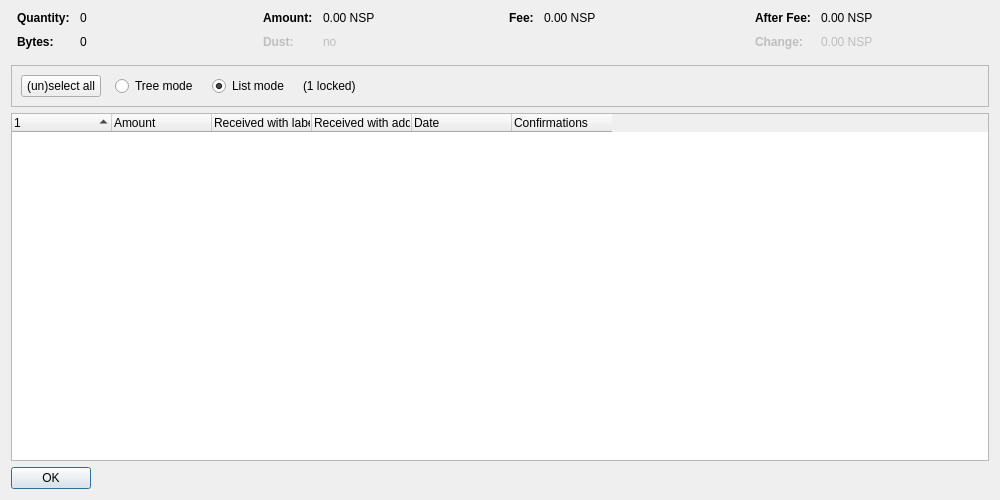
<?xml version="1.0" encoding="UTF-8"?>
<ui version="4.0">
 <class>CoinControlDialog</class>
 <widget class="QDialog" name="CoinControlDialog">
  <property name="geometry">
   <rect>
    <x>0</x>
    <y>0</y>
    <width>1000</width>
    <height>500</height>
   </rect>
  </property>
  <property name="windowTitle">
   <string>Coin Selection</string>
  </property>
  <layout class="QVBoxLayout" name="verticalLayout">
   <item>
    <layout class="QHBoxLayout" name="horizontalLayoutTop" stretch="0,0,0,0">
     <property name="topMargin">
      <number>0</number>
     </property>
     <property name="bottomMargin">
      <number>10</number>
     </property>
     <item>
      <layout class="QFormLayout" name="formLayoutCoinControl1">
       <property name="horizontalSpacing">
        <number>10</number>
       </property>
       <property name="verticalSpacing">
        <number>10</number>
       </property>
       <property name="leftMargin">
        <number>6</number>
       </property>
       <property name="rightMargin">
        <number>6</number>
       </property>
       <item row="0" column="0">
        <widget class="QLabel" name="labelCoinControlQuantityText">
         <property name="font">
          <font>
           <weight>75</weight>
           <bold>true</bold>
          </font>
         </property>
         <property name="text">
          <string>Quantity:</string>
         </property>
        </widget>
       </item>
       <item row="0" column="1">
        <widget class="QLabel" name="labelCoinControlQuantity">
         <property name="cursor">
          <cursorShape>IBeamCursor</cursorShape>
         </property>
         <property name="contextMenuPolicy">
          <enum>Qt::ActionsContextMenu</enum>
         </property>
         <property name="text">
          <string notr="true">0</string>
         </property>
         <property name="textInteractionFlags">
          <set>Qt::LinksAccessibleByMouse|Qt::TextSelectableByKeyboard|Qt::TextSelectableByMouse</set>
         </property>
        </widget>
       </item>
       <item row="1" column="0">
        <widget class="QLabel" name="labelCoinControlBytesText">
         <property name="font">
          <font>
           <weight>75</weight>
           <bold>true</bold>
          </font>
         </property>
         <property name="text">
          <string>Bytes:</string>
         </property>
        </widget>
       </item>
       <item row="1" column="1">
        <widget class="QLabel" name="labelCoinControlBytes">
         <property name="cursor">
          <cursorShape>IBeamCursor</cursorShape>
         </property>
         <property name="contextMenuPolicy">
          <enum>Qt::ActionsContextMenu</enum>
         </property>
         <property name="text">
          <string notr="true">0</string>
         </property>
         <property name="textInteractionFlags">
          <set>Qt::LinksAccessibleByMouse|Qt::TextSelectableByKeyboard|Qt::TextSelectableByMouse</set>
         </property>
        </widget>
       </item>
      </layout>
     </item>
     <item>
      <layout class="QFormLayout" name="formLayoutCoinControl2">
       <property name="horizontalSpacing">
        <number>10</number>
       </property>
       <property name="verticalSpacing">
        <number>10</number>
       </property>
       <property name="leftMargin">
        <number>6</number>
       </property>
       <property name="rightMargin">
        <number>6</number>
       </property>
       <item row="0" column="0">
        <widget class="QLabel" name="labelCoinControlAmountText">
         <property name="font">
          <font>
           <weight>75</weight>
           <bold>true</bold>
          </font>
         </property>
         <property name="text">
          <string>Amount:</string>
         </property>
        </widget>
       </item>
       <item row="0" column="1">
        <widget class="QLabel" name="labelCoinControlAmount">
         <property name="cursor">
          <cursorShape>IBeamCursor</cursorShape>
         </property>
         <property name="contextMenuPolicy">
          <enum>Qt::ActionsContextMenu</enum>
         </property>
         <property name="text">
          <string notr="true">0.00 NSP</string>
         </property>
         <property name="textInteractionFlags">
          <set>Qt::LinksAccessibleByMouse|Qt::TextSelectableByKeyboard|Qt::TextSelectableByMouse</set>
         </property>
        </widget>
       </item>
       <item row="1" column="0">
        <widget class="QLabel" name="labelCoinControlLowOutputText">
         <property name="enabled">
          <bool>false</bool>
         </property>
         <property name="font">
          <font>
           <weight>75</weight>
           <bold>true</bold>
          </font>
         </property>
         <property name="text">
          <string>Dust:</string>
         </property>
        </widget>
       </item>
       <item row="1" column="1">
        <widget class="QLabel" name="labelCoinControlLowOutput">
         <property name="enabled">
          <bool>false</bool>
         </property>
         <property name="cursor">
          <cursorShape>IBeamCursor</cursorShape>
         </property>
         <property name="contextMenuPolicy">
          <enum>Qt::ActionsContextMenu</enum>
         </property>
         <property name="text">
          <string notr="true">no</string>
         </property>
         <property name="textInteractionFlags">
          <set>Qt::LinksAccessibleByMouse|Qt::TextSelectableByKeyboard|Qt::TextSelectableByMouse</set>
         </property>
        </widget>
       </item>
      </layout>
     </item>
     <item>
      <layout class="QFormLayout" name="formLayoutCoinControl3">
       <property name="horizontalSpacing">
        <number>10</number>
       </property>
       <property name="verticalSpacing">
        <number>10</number>
       </property>
       <property name="leftMargin">
        <number>6</number>
       </property>
       <property name="rightMargin">
        <number>6</number>
       </property>
       <item row="0" column="0">
        <widget class="QLabel" name="labelCoinControlFeeText">
         <property name="font">
          <font>
           <weight>75</weight>
           <bold>true</bold>
          </font>
         </property>
         <property name="text">
          <string>Fee:</string>
         </property>
        </widget>
       </item>
       <item row="0" column="1">
        <widget class="QLabel" name="labelCoinControlFee">
         <property name="cursor">
          <cursorShape>IBeamCursor</cursorShape>
         </property>
         <property name="contextMenuPolicy">
          <enum>Qt::ActionsContextMenu</enum>
         </property>
         <property name="text">
          <string notr="true">0.00 NSP</string>
         </property>
         <property name="textInteractionFlags">
          <set>Qt::LinksAccessibleByMouse|Qt::TextSelectableByKeyboard|Qt::TextSelectableByMouse</set>
         </property>
        </widget>
       </item>
      </layout>
     </item>
     <item>
      <layout class="QFormLayout" name="formLayoutCoinControl4">
       <property name="horizontalSpacing">
        <number>10</number>
       </property>
       <property name="verticalSpacing">
        <number>10</number>
       </property>
       <property name="leftMargin">
        <number>6</number>
       </property>
       <property name="rightMargin">
        <number>6</number>
       </property>
       <item row="0" column="0">
        <widget class="QLabel" name="labelCoinControlAfterFeeText">
         <property name="font">
          <font>
           <weight>75</weight>
           <bold>true</bold>
          </font>
         </property>
         <property name="text">
          <string>After Fee:</string>
         </property>
        </widget>
       </item>
       <item row="0" column="1">
        <widget class="QLabel" name="labelCoinControlAfterFee">
         <property name="cursor">
          <cursorShape>IBeamCursor</cursorShape>
         </property>
         <property name="contextMenuPolicy">
          <enum>Qt::ActionsContextMenu</enum>
         </property>
         <property name="text">
          <string notr="true">0.00 NSP</string>
         </property>
         <property name="textInteractionFlags">
          <set>Qt::LinksAccessibleByMouse|Qt::TextSelectableByKeyboard|Qt::TextSelectableByMouse</set>
         </property>
        </widget>
       </item>
       <item row="1" column="0">
        <widget class="QLabel" name="labelCoinControlChangeText">
         <property name="enabled">
          <bool>false</bool>
         </property>
         <property name="font">
          <font>
           <weight>75</weight>
           <bold>true</bold>
          </font>
         </property>
         <property name="text">
          <string>Change:</string>
         </property>
        </widget>
       </item>
       <item row="1" column="1">
        <widget class="QLabel" name="labelCoinControlChange">
         <property name="enabled">
          <bool>false</bool>
         </property>
         <property name="cursor">
          <cursorShape>IBeamCursor</cursorShape>
         </property>
         <property name="contextMenuPolicy">
          <enum>Qt::ActionsContextMenu</enum>
         </property>
         <property name="text">
          <string notr="true">0.00 NSP</string>
         </property>
         <property name="textInteractionFlags">
          <set>Qt::LinksAccessibleByMouse|Qt::TextSelectableByKeyboard|Qt::TextSelectableByMouse</set>
         </property>
        </widget>
       </item>
      </layout>
     </item>
    </layout>
   </item>
   <item>
    <widget class="QFrame" name="frame">
     <property name="minimumSize">
      <size>
       <width>0</width>
       <height>40</height>
      </size>
     </property>
     <property name="frameShape">
      <enum>QFrame::StyledPanel</enum>
     </property>
     <property name="frameShadow">
      <enum>QFrame::Sunken</enum>
     </property>
     <layout class="QHBoxLayout" name="horizontalLayout">
      <item>
       <layout class="QHBoxLayout" name="horizontalLayoutPanel" stretch="0,0,0,0,0">
        <property name="spacing">
         <number>14</number>
        </property>
        <item>
         <widget class="QPushButton" name="pushButtonSelectAll">
          <property name="sizePolicy">
           <sizepolicy hsizetype="Maximum" vsizetype="Fixed">
            <horstretch>0</horstretch>
            <verstretch>0</verstretch>
           </sizepolicy>
          </property>
          <property name="text">
           <string>(un)select all</string>
          </property>
          <property name="autoDefault">
           <bool>false</bool>
          </property>
         </widget>
        </item>
        <item>
         <widget class="QRadioButton" name="radioTreeMode">
          <property name="sizePolicy">
           <sizepolicy hsizetype="Maximum" vsizetype="Fixed">
            <horstretch>0</horstretch>
            <verstretch>0</verstretch>
           </sizepolicy>
          </property>
          <property name="text">
           <string>Tree mode</string>
          </property>
         </widget>
        </item>
        <item>
         <widget class="QRadioButton" name="radioListMode">
          <property name="sizePolicy">
           <sizepolicy hsizetype="Maximum" vsizetype="Fixed">
            <horstretch>0</horstretch>
            <verstretch>0</verstretch>
           </sizepolicy>
          </property>
          <property name="text">
           <string>List mode</string>
          </property>
          <property name="checked">
           <bool>true</bool>
          </property>
         </widget>
        </item>
        <item>
         <widget class="QLabel" name="labelLocked">
          <property name="text">
           <string notr="true">(1 locked)</string>
          </property>
         </widget>
        </item>
        <item>
         <spacer name="horizontalSpacer">
          <property name="orientation">
           <enum>Qt::Horizontal</enum>
          </property>
          <property name="sizeHint" stdset="0">
           <size>
            <width>40</width>
            <height>20</height>
           </size>
          </property>
         </spacer>
        </item>
       </layout>
      </item>
     </layout>
    </widget>
   </item>
   <item>
    <widget class="CoinControlTreeWidget" name="treeWidget">
     <property name="contextMenuPolicy">
      <enum>Qt::CustomContextMenu</enum>
     </property>
     <property name="sortingEnabled">
      <bool>false</bool>
     </property>
     <property name="columnCount">
      <number>6</number>
     </property>
     <attribute name="headerShowSortIndicator" stdset="0">
      <bool>true</bool>
     </attribute>
     <attribute name="headerStretchLastSection">
      <bool>false</bool>
     </attribute>
     <column>
      <property name="text">
       <string/>
      </property>
     </column>
     <column>
      <property name="text">
       <string>Amount</string>
      </property>
     </column>
     <column>
      <property name="text">
       <string>Received with label</string>
      </property>
     </column>
     <column>
      <property name="text">
       <string>Received with address</string>
      </property>
     </column>
     <column>
      <property name="text">
       <string>Date</string>
      </property>
     </column>
     <column>
      <property name="text">
       <string>Confirmations</string>
      </property>
      <property name="toolTip">
       <string>Confirmed</string>
      </property>
     </column>
     <column>
      <property name="text">
       <string/>
      </property>
     </column>
     <column>
      <property name="text">
       <string/>
      </property>
     </column>
     <column>
      <property name="text">
       <string/>
      </property>
     </column>
     <column>
      <property name="text">
       <string/>
      </property>
     </column>
    </widget>
   </item>
   <item>
    <widget class="QDialogButtonBox" name="buttonBox">
     <property name="sizePolicy">
      <sizepolicy hsizetype="Maximum" vsizetype="Fixed">
       <horstretch>0</horstretch>
       <verstretch>0</verstretch>
      </sizepolicy>
     </property>
     <property name="orientation">
      <enum>Qt::Horizontal</enum>
     </property>
     <property name="standardButtons">
      <set>QDialogButtonBox::Ok</set>
     </property>
    </widget>
   </item>
  </layout>
 </widget>
 <customwidgets>
  <customwidget>
   <class>CoinControlTreeWidget</class>
   <extends>QTreeWidget</extends>
   <header>qt/coincontroltreewidget.h</header>
  </customwidget>
 </customwidgets>
 <resources/>
 <connections/>
</ui>
